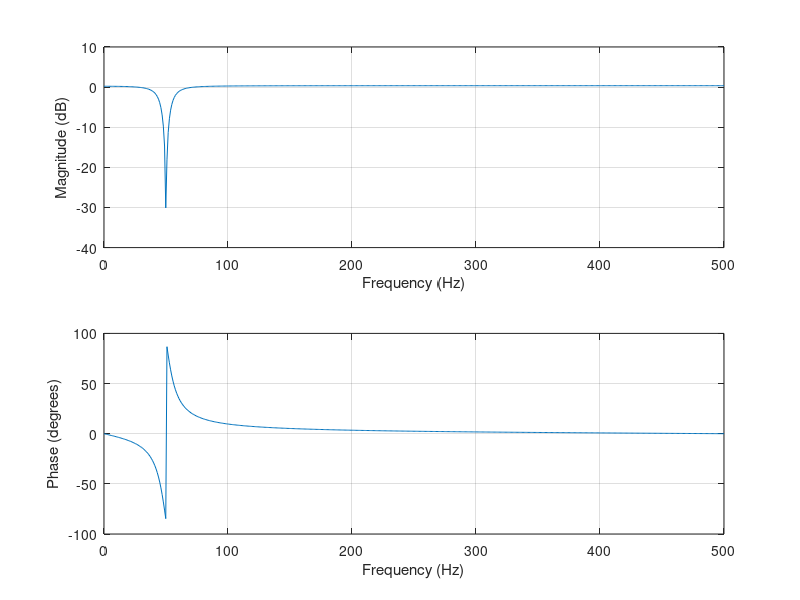

Write MATLAB code to recreate this figure. (Note: this script raises an error after producing the figure.)
clf;clear;
%设置初值
f0=50;
Ts=0.001;
fs=1/Ts;
NLen=512;
n=0:NLen-1;
%陷波器的设计
apha=-2*cos(2*pi*f0*Ts);
beta=0.96;
b=[1 apha 1];
a=[1 apha*beta beta^2];
figure('color',[1 1 1]);
freqz(b,a,NLen,fs);%陷波器特性显示
x=sin(2*pi*50*n*Ts)+sin(2*pi*125*n*Ts);%原信号
y=dlsim(b,a,x);%陷波器滤波处理
%对信号进行频域变换。
xfft=fft(x,NLen);
xfft=xfft.*conj(xfft)/NLen;
y1=fft(y,NLen);
y2=y1.*conj(y1)/NLen;
figure(2);%滤除前后的信号对比。
subplot(2,2,1);plot(n,x);grid;
xlabel('Time (s)');ylabel('Amplitude');title('Input signal');
subplot(2,2,3);plot(n,y);grid;
xlabel('Time (s)');ylabel('Amplitude');title('Filter output');
subplot(2,2,2);plot(n*fs/NLen,xfft);axis([0 fs/2 min(xfft) max(xfft)]);grid;
xlabel('Frequency (Hz)');ylabel('Magnitude (dB)');title('Input signal');
subplot(2,2,4);plot(n*fs/NLen,y2);axis([0 fs/2 min(y2) max(y2)]);grid;
xlabel('Frequency (Hz)');ylabel('Magnitude (dB)');title('Filter output');